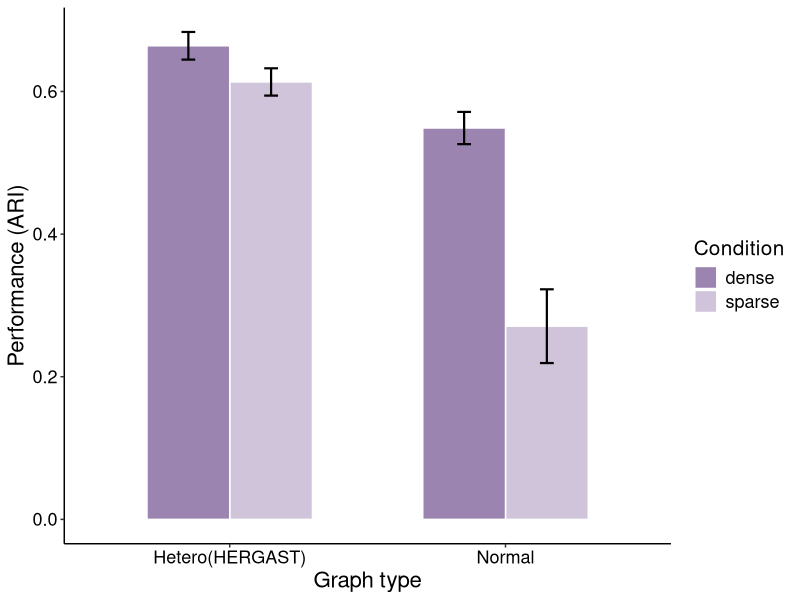
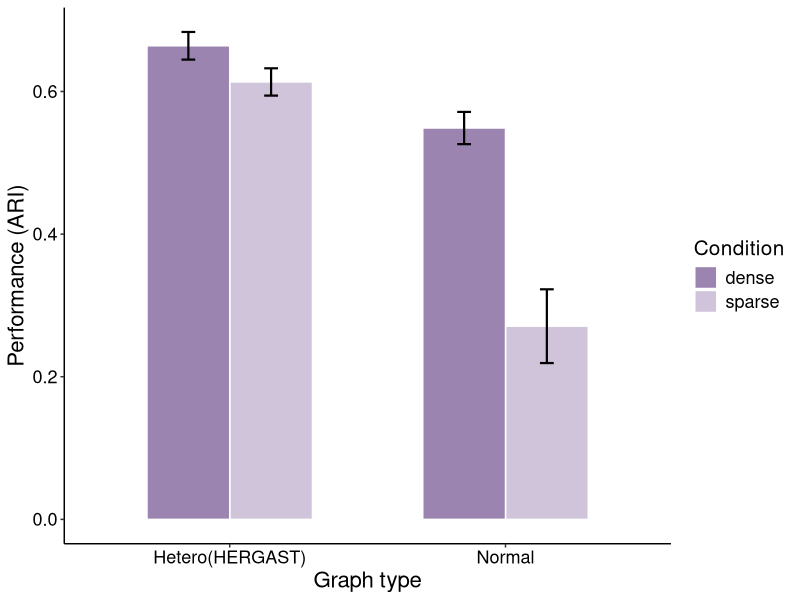

Reproduce these figures in R, in order.
library(readxl)
library(reshape2)
library(ggplot2)

# mycol <- c("Seurat"="#B6D0E0","SpaGCN"="#4883B1","BayesSpace"="#EBABA7", 
#            "SEDR"="#CE4A37","STAGATE"="#BFDA9F","conST"="#5FA24D", 'STMGCN'='#F1E4C3', 'GraphST'="#B19470",
#            "RGAST"="#82659C")

mycol <- c("dense"="#82659C","sparse"="#C3B5CF")

res1 <- read_excel("data/sparse_ablation.xlsx",range = "B2:C12")
res1.m = apply(res1,2,mean)
res1.sd = apply(res1,2,sd)
res2 <- read_excel("data/sparse_ablation.xlsx",range = "G2:H12")
res2.m = apply(res2,2,mean)
res2.sd = apply(res2,2,sd)
res <- data.frame(mean=c(res1.m,res2.m),sd=c(res1.sd,res2.sd),
                    condition=rep(c('sparse','dense'),2),model=rep(c("Hetero(HERGAST)","Normal"),c(2,2)))

ggplot(res,aes(x=model, y=mean, fill=condition)) +
  geom_bar(stat = "identity",alpha = 0.8,position = position_dodge(),
           width = 0.6,col='white') + 
  geom_errorbar(aes(ymin=mean-sd/sqrt(10), ymax=mean+sd/sqrt(10)),colour="black",
                width=.1,lwd=0.75,position = position_dodge(width = 0.6))+
  scale_fill_manual(values = mycol)+
  labs(x="Graph type",y="Performance (ARI)",fill="Condition")+
  theme_classic()+
  theme(axis.title = element_text(size = 16),
        axis.text = element_text(size=13,colour = 'black'),
        legend.text = element_text(size = 13),
        legend.title = element_text(size = 15))
ggsave(filename = 'sparse_ablation_barplot.svg',width = 5, height = 6.5)
